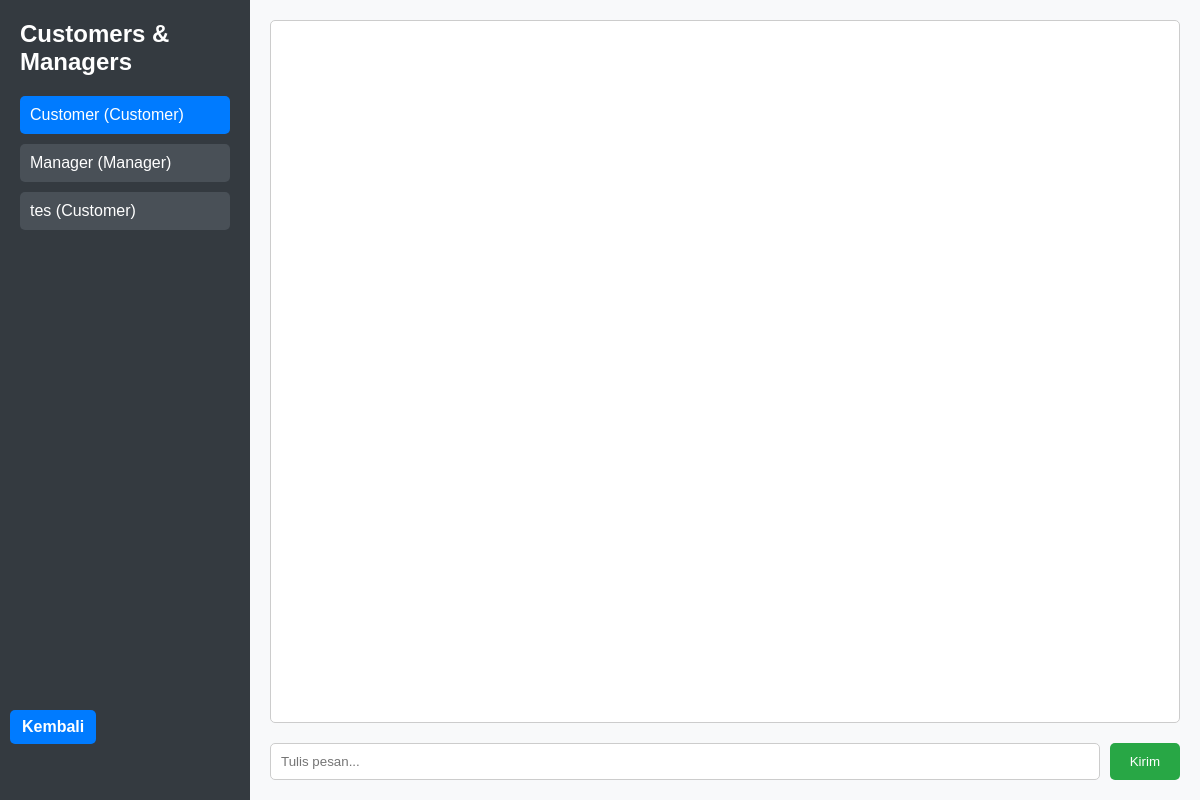
Before: /Sales/Chat.php?to=10 (signed in) with the older database file.
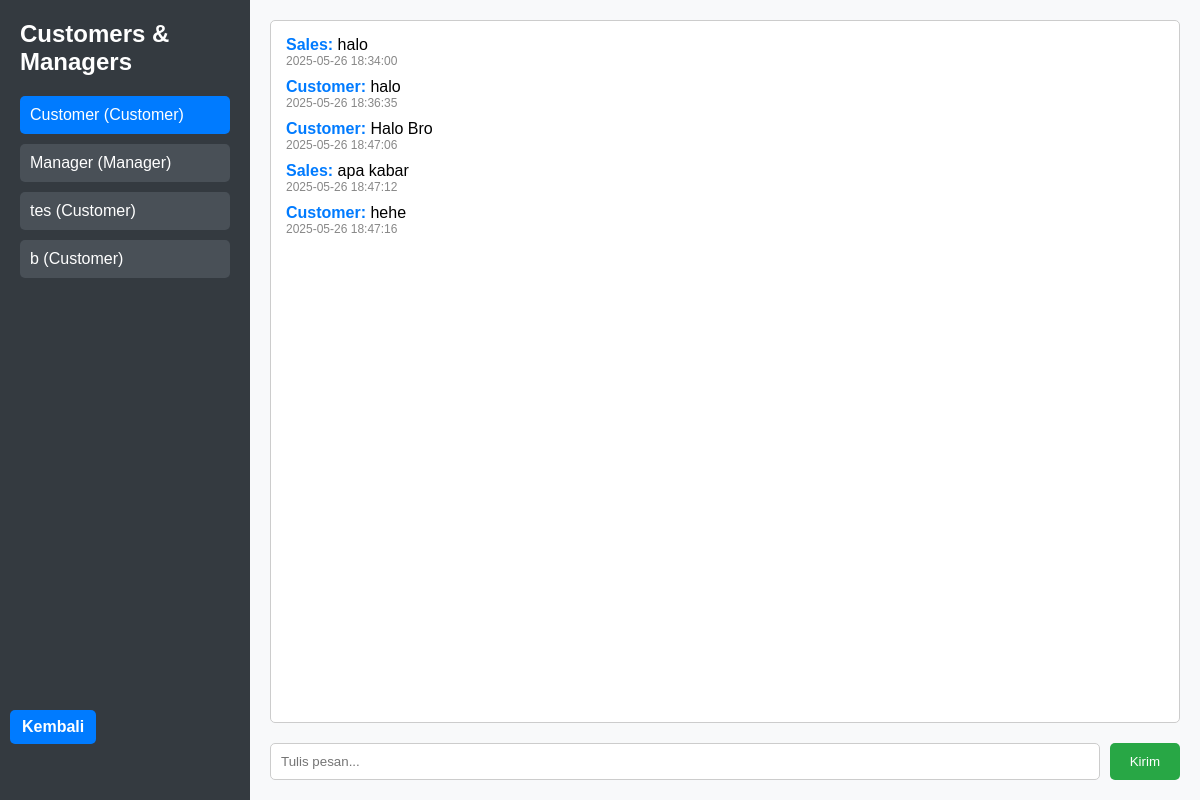
After: the same page with the newer database file.
### tables this page shows
CREATE TABLE `users` (
  `id` int(11) NOT NULL,
  `email` varchar(255) NOT NULL,
  `username` varchar(255) NOT NULL,
  `password` varchar(255) NOT NULL,
  `role` varchar(255) NOT NULL,
  `foto` varchar(255) NOT NULL
);

CREATE TABLE `messages` (
  `id` int(11) NOT NULL,
  `senderId` int(11) NOT NULL,
  `receiverId` int(11) NOT NULL,
  `message` text NOT NULL,
  `createdAt` datetime NOT NULL,
  `updatedAt` datetime NOT NULL
);

### Sales/Chat.php (the view, shortened to what this page needs)
<?php
include '../DB.php';
$salesId = $_SESSION['id'];
$selectedUserId = isset($_GET['to']) ? (int)$_GET['to'] : null;
$userQuery = "SELECT id, username, role FROM users WHERE LOWER(role) IN ('customer', 'manager')";
$usersResult = mysqli_query($conn, $userQuery);
$chatMessages = [];
if ($selectedUserId) {
    $chatQuery = "
        SELECT m.*, u.username AS sender_name
        FROM messages m
        JOIN users u ON m.senderId = u.id
        WHERE (m.senderId = ? AND m.receiverId = ?)
           OR (m.senderId = ? AND m.receiverId = ?)
        ORDER BY m.createdAt ASC
    ";
    $stmt = mysqli_prepare($conn, $chatQuery);
    mysqli_stmt_bind_param($stmt, "iiii", $salesId, $selectedUserId, $selectedUserId, $salesId);
    mysqli_stmt_execute($stmt);
    $result = mysqli_stmt_get_result($stmt);
    if ($result) {
        $chatMessages = mysqli_fetch_all($result, MYSQLI_ASSOC);
    }
}
?>
<!DOCTYPE html>
<html>
<head>
</head>
<body>
    <div style="position: fixed; top: 10px; left: 10px;">
        <a href="../index.php" style="
            display: inline-block;
            padding: 8px 12px;
            background-color: #007bff;
            color: white;
            border-radius: 5px;
            text-decoration: none;
            font-weight: bold;
            margin-top: 700px;
        ">Kembali</a>
    </div>
    <div class="sidebar">
        <h2>Customers & Managers</h2>
        <?php while ($row = mysqli_fetch_assoc($usersResult)) { ?>
            <a href="?to=<?= $row['id'] ?>" class="<?= $selectedUserId == $row['id'] ? 'active' : '' ?>">
                <?= htmlspecialchars($row['username']) ?> (<?= htmlspecialchars($row['role']) ?>)
            </a>
        <?php } ?>
    </div>
    <div class="chat-container">
        <?php if ($selectedUserId): ?>
            <div class="chat-box">
                <?php foreach ($chatMessages as $msg) { ?>
                    <div class="message">
                        <strong><?= htmlspecialchars($msg['sender_name']) ?>:</strong>
                        <?= htmlspecialchars($msg['message']) ?>
                        <div style="font-size: 12px; color: #888;"><?= $msg['createdAt'] ?></div>
                    </div>
                <?php } ?>
            </div>
            <form method="post">
                <input type="text" name="message" placeholder="Tulis pesan..." required>
                <button type="submit">Kirim</button>
            </form>
        <?php else: ?>
            <h3>Pilih customer atau manager dari kiri untuk mulai chat.</h3>
        <?php endif; ?>
    </div>
</body>
</html>

Changed rows visible on the page:
added users: username "b", role "Customer"
added messages: senderId.username "Sales", message "halo", createdAt "2025-05-26 18:34:00"
added messages: senderId.username "Customer", message "halo", createdAt "2025-05-26 18:36:35"
added messages: senderId.username "Customer", message "Halo Bro", createdAt "2025-05-26 18:47:06"
added messages: senderId.username "Sales", message "apa kabar", createdAt "2025-05-26 18:47:12"
added messages: senderId.username "Customer", message "hehe", createdAt "2025-05-26 18:47:16"
